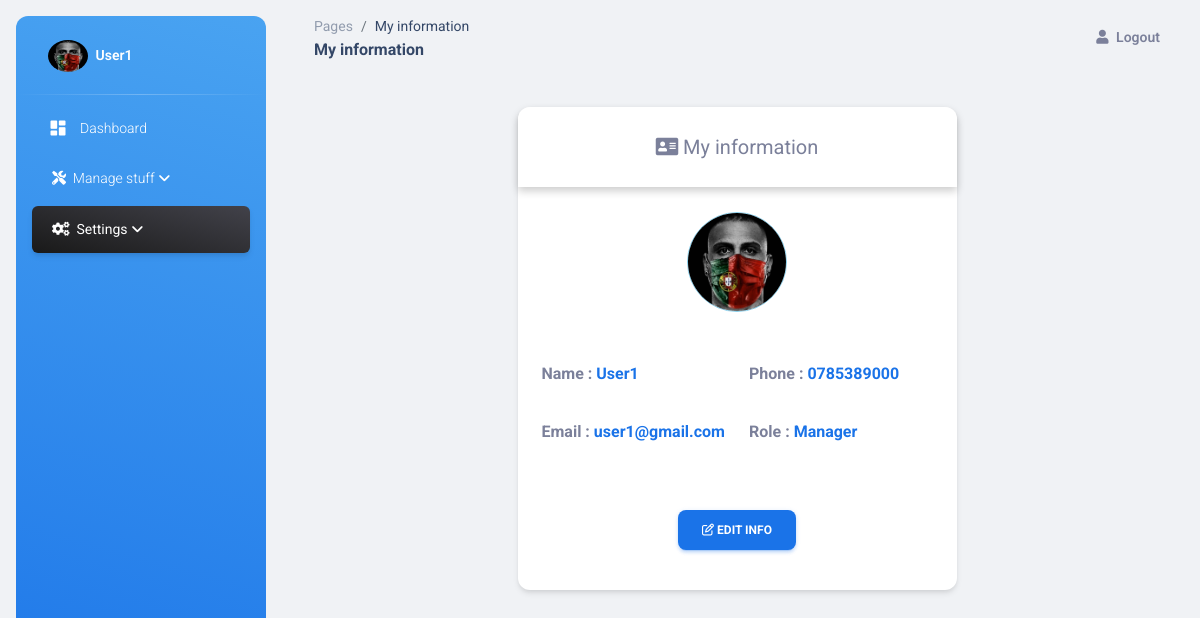
/system_users/Users/myInformation.php (signed in), run on the app's committed database.
### tables this page shows
CREATE TABLE `users` (
  `u_id` int(11) NOT NULL,
  `name` varchar(100) DEFAULT NULL,
  `phone` varchar(100) DEFAULT NULL,
  `email` varchar(100) DEFAULT NULL,
  `password` varchar(100) DEFAULT NULL,
  `image` varchar(100) DEFAULT NULL
);

### system_users/Users/myInformation.php (the view, shortened to what this page needs)
      <?php
    include "../../Connect/connection.php";
    $users_id=$_SESSION['u_id'];
    $sql_user_info="SELECT * FROM users where u_id=".$users_id."";
    $query_user_info=mysqli_query($con,$sql_user_info);
    while ($row_user_info=mysqli_fetch_assoc($query_user_info)) {
      $user_image=$row_user_info['image'];
    }
    $sql_user_info="SELECT * FROM users where u_id=".$users_id."";
    $query_user_info=mysqli_query($con,$sql_user_info);
    while ($row_user_info=mysqli_fetch_assoc($query_user_info)) {
      $user_name=$row_user_info['name'];
      $user_phone=$row_user_info['phone'];
      $user_email=$row_user_info['email'];
    }
                ?>
<!DOCTYPE html>
<html lang="en">
<?php require 'head.php';?>
<body class="g-sidenav-show  bg-gray-200">
  <aside class="sidenav navbar navbar-vertical navbar-expand-xs border-0 border-radius-xl my-3 fixed-start ms-3   bg-gradient-info" id="sidenav-main">
    <div class="sidenav-header">
      <a class="navbar-brand m-0" href="#" target="_blank">
        <img src="../../assets/img/users/<?php echo $user_image;?>" title="user image" style="width:40px;height:40px;border-radius:50%;" class="navbar-brand-img h-100" alt="main_logo">
        <span class="ms-1 font-weight-bold text-white"><?php echo $user_name;?></span>
      </a>
    </div>
    <hr class="horizontal light mt-0 mb-2">
    <div class="collapse navbar-collapse  w-auto " id="sidenav-collapse-main">
      <ul class="navbar-nav">
        <li class="nav-item">
          <a class="nav-link text-white" href="#" onclick="window.location.href='home.php'">
            <div class="text-white text-center me-2 d-flex align-items-center justify-content-center">
              <i class="material-icons opacity-10">dashboard</i>
            </div>
            <span class="nav-link-text ms-1">Dashboard</span>
          </a>
        </li>
        <li class="nav-item dropdown">
          <a class="nav-link dropdown-toggle text-white" href="#" id="navbarDropdown" role="button" data-bs-toggle="dropdown" aria-expanded="false">
            <span class="nav-link-text ms-1"><i class="fa fa-tools"></i>&nbsp;&nbsp;Manage stuff</span>
          </a>
        </li>
        <li class="nav-item dropdown">
          <a class="nav-link dropdown-toggle text-white  active bg-gradient-dark" href="#" id="navbarDropdown" role="button" data-bs-toggle="dropdown" aria-expanded="false">
            <span class="nav-link-text ms-1"><i class="fa fa-cogs"></i>&nbsp;&nbsp;Settings</span>
          </a>
        </li>
      </ul>
    </div>
  </aside>
  <main class="main-content position-relative max-height-vh-100 h-100 border-radius-lg ">
    <nav class="navbar navbar-main navbar-expand-lg px-0 mx-4 shadow-none border-radius-xl" id="navbarBlur" data-scroll="true">
      <div class="container-fluid py-1 px-3">
        <nav aria-label="breadcrumb">
          <ol class="breadcrumb bg-transparent mb-0 pb-0 pt-1 px-0 me-sm-6 me-5">
            <li class="breadcrumb-item text-sm"><a class="opacity-5 text-dark" href="javascript:;">Pages</a></li>
            <li class="breadcrumb-item text-sm text-dark active" aria-current="page">My information</li>
          </ol>
          <h6 class="font-weight-bolder mb-0">My information</h6>
        </nav>
        <div class="collapse navbar-collapse mt-sm-0 mt-2 me-md-0 me-sm-4" id="navbar">
          <ul class="navbar-nav  justify-content-end">
            <li class="nav-item d-flex align-items-center">
              <a href="#" class="nav-link text-body font-weight-bold px-0" data-bs-toggle="modal" data-bs-target="#logoutModal">
                <i class="fa fa-user me-sm-1"></i>
                <span class="d-sm-inline d-none">Logout</span>
              </a>
            </li>
          </ul>
        </div>
      </div>
    </nav>
    <div class="container-fluid py-4">
      <div class="row">
        <div class="col-xl-3 col-sm-4"></div>
        <div class="col-xl-6 col-sm-4">
          <div class="card card-primary card-outline mt-2">
                    <div class="card-header text-center" style="font-size:20px; box-shadow:0px 4px 8px 0px rgba(0, 0, 0, 0.2);"><i class="fa fa-address-card"></i>&nbsp;My information </div>
                    <div class="card-body" style="overflow: auto;">
                      <div class="row">
                          <div class="col-md-12 text-center">
                              <img onclick="window.location.href='profile.php';" src="../../assets/img/users/<?php echo $user_image;?>" class="img-circle elevation-2" alt="User Image" style="width:100px;height:100px;border-radius:50%;border:1px solid skyblue;z-index: 1;display: relative;margin-top:1px; ">
                          </div>
                      </div>
                      <hr>
                      <div class="row">
                          <div class="col-md-6 pt-3">
                            <span id="my_data"><p><b>Name :&nbsp;</b></p><p class="text-info"><b><?php echo $user_name;?></b></p></span>
                          </div>
                          <div class="col-md-6 pt-3">
                            <span id="my_data"><p><b>Phone :&nbsp;</b></p><p class="text-info"><b><?php echo $user_phone;?></b></p></span>
                          </div>
                      </div>
                      <div class="row">
                          <div class="col-md-6 pt-3">
                            <span id="my_data"><p><b>Email :&nbsp;</b></p><p class="text-info"><b><?php echo $user_email;?></b></p></span>
                          </div>
                          <div class="col-md-6 pt-3">
                            <span id="my_data"><p><b>Role :&nbsp;</b></p><p class="text-info"><b>Manager</b></p></span>
                          </div>
                      </div>
                      <hr>
                      <div class="row">
                        <div class="col-md-12 pt-3 text-center">
                          <a href="#" data-bs-toggle="modal" data-bs-target="#EditInfoModal" data-backdrop="static" data-keyboard="false"><button class="btn btn-info float-right"><i class="fa fa-edit"></i>&nbsp;Edit info</button></a>
                        </div>
                      </div>
                    </div>
                  </div>
        </div>
        <div class="col-xl-3 col-sm-4"></div>
      </div>
  </main>
</body>
</html>

### system_users/Users/head.php (style rules this page uses)
#my_data p { display: inline-block; }

### data on the page
users: image (picture), name "User1", phone "0785389000", email "user1@gmail.com"
